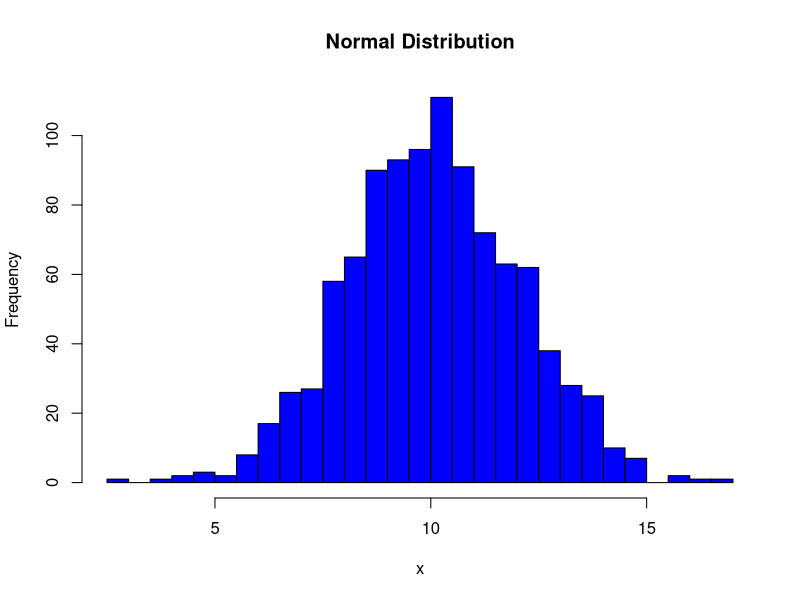

R code for this plot:
# Generate 1000 random numbers from a normal distribution with mean of 10 and standard deviation of 2
x <- rnorm(1000, mean = 10, sd = 2)

# Plot a histogram of the generated data
hist(x, breaks = 20, col = "blue", main = "Normal Distribution")
